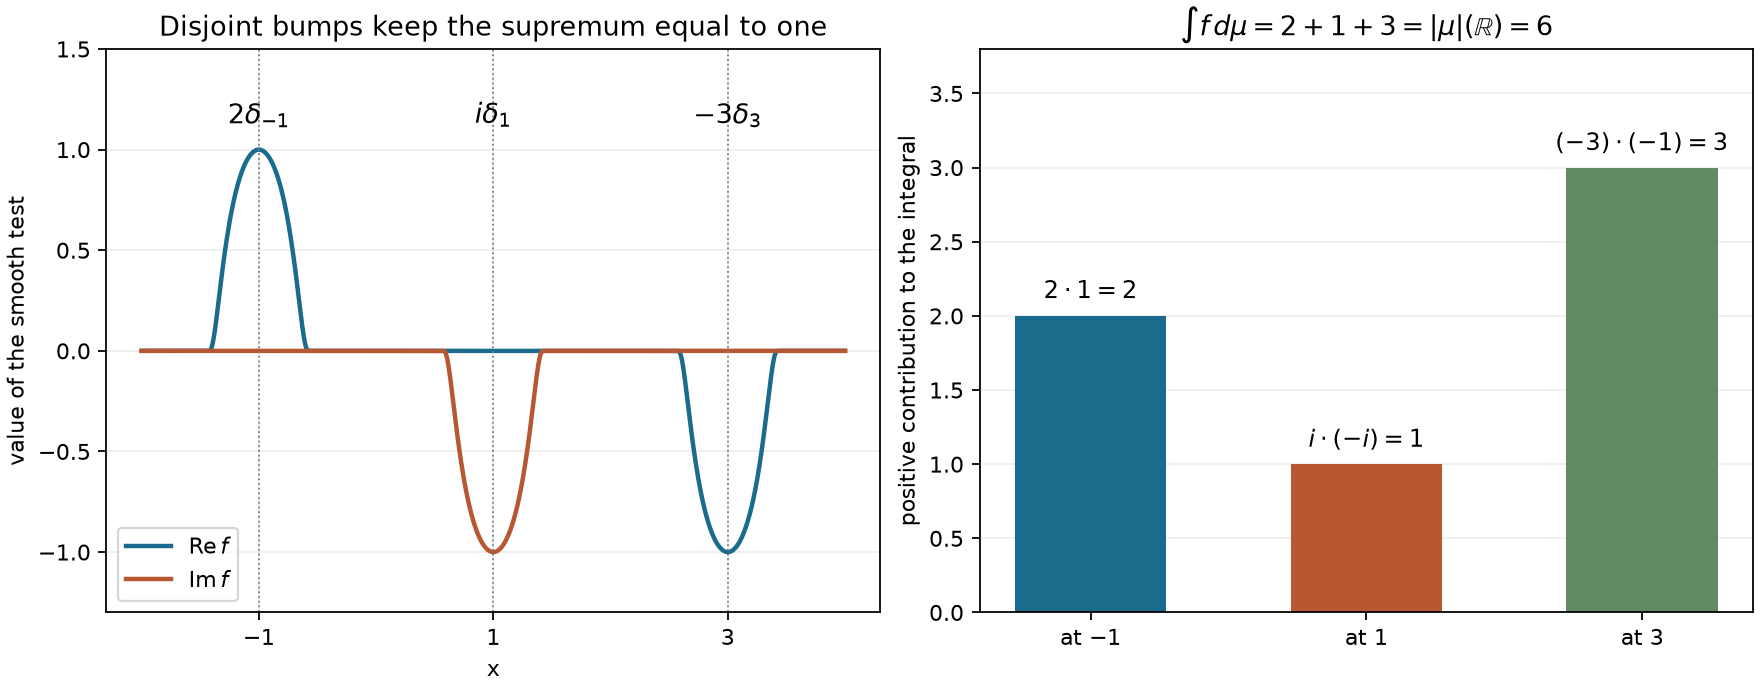

Recreate this plot in Python.
"""A smooth norming test for a finite complex measure.

Exact atom locations, phases and contributions for AN01-U008, Solution 6.
Original figure by GPT-6 Astra (OpenAI), 2026; CC0.
Requires NumPy and Matplotlib. Outputs are written beside this source.
"""
from pathlib import Path
import numpy as np
import matplotlib
matplotlib.use("Agg")
import matplotlib.pyplot as plt
matplotlib.rcParams["svg.hashsalt"]="AN01-complex-mass-and-smooth-tests"
root=Path(__file__).resolve().parent
x=np.linspace(-2,4,1801)
def bump(a):
 z=(x-a)/.45
 b=np.zeros_like(z)
 inside=np.abs(z)<1
 b[inside]=np.exp(1-1/(1-z[inside]**2))
 return b
f=bump(-1)-1j*bump(1)-bump(3)
fig,ax=plt.subplots(1,2,figsize=(11,4.3),layout="constrained")
ax[0].plot(x,f.real,lw=2,color="#1a6b8c",label=r"$\operatorname{Re}f$")
ax[0].plot(x,f.imag,lw=2,color="#b85832",label=r"$\operatorname{Im}f$")
for a,label in [(-1,r"$2\delta_{-1}$"),(1,r"$i\delta_1$"),(3,r"$-3\delta_3$")]:
 ax[0].axvline(a,color="#747d8b",lw=.8,ls=":")
 ax[0].text(a,1.13,label,ha="center",fontsize=12)
ax[0].set(xlabel="x",ylabel="value of the smooth test",ylim=(-1.3,1.5),
          title="Disjoint bumps keep the supremum equal to one")
ax[0].set_xticks([-1,1,3])
ax[0].grid(alpha=.2);ax[0].legend(loc="lower left")
bars=ax[1].bar(["at −1","at 1","at 3"],[2,1,3],color=["#1a6b8c","#b85832","#608c61"],width=.55)
ax[1].bar_label(bars,labels=[r"$2\cdot1=2$",r"$i\cdot(-i)=1$",r"$(-3)\cdot(-1)=3$"],padding=5,fontsize=11)
ax[1].set(ylim=(0,3.8),ylabel="positive contribution to the integral",
          title=r"$\int f\,d\mu=2+1+3=|\mu|(\mathbb{R})=6$")
ax[1].grid(axis="y",alpha=.2);ax[1].set_axisbelow(True)
for suffix in ["png","svg"]:
 target=root/f"complex-mass-and-smooth-tests.{suffix}"
 fig.savefig(target,dpi=160,metadata={"Date":None} if suffix=="svg" else None)
 if suffix=="svg":
  target.write_text("\n".join(l.rstrip() for l in target.read_text(encoding="utf-8").splitlines())+"\n",encoding="utf-8",newline="\n")
